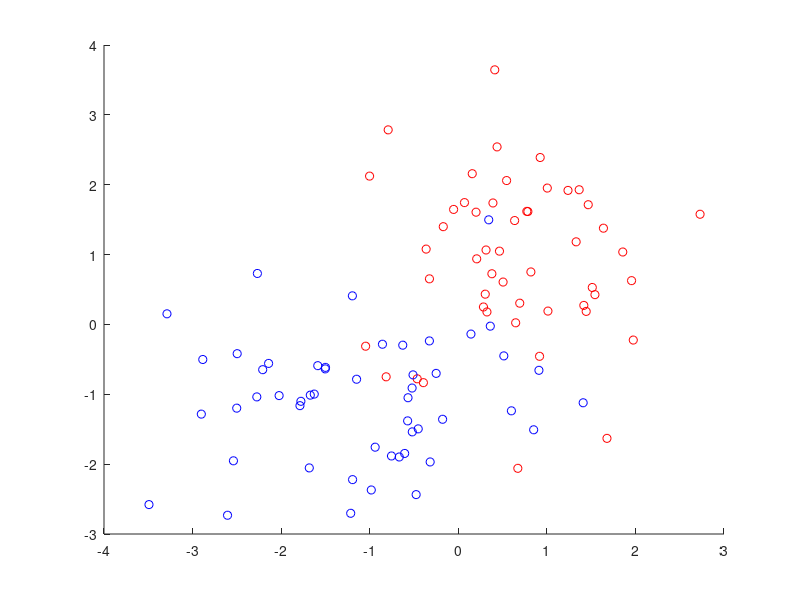

Source code (MATLAB): (Note: this script raises an error after producing the figure.)
%% 1.1
x1 = 1 + randn(50,2);
x2 = -1 + randn(51,2);
y1 = ones(50,1);
y2 = -ones(51,1);

X = [x1;x2];
Y = [y1;y2];

hold on;
plot(x1(:,1),x1(:,2),'ro');
plot(x2(:,1),x2(:,2),'bo');
% Draw line with line([-1.5, 1.5],[3,-2])

%% 1.3 linear
hold off;
gam = 10;
load('iris')
[alpha,b] = trainlssvm({X,Y,'c',gam,[],'lin_kernel'});
plotlssvm({X,Y,'c',gam,[],'lin_kernel'},{alpha,b});
Ytest =  simlssvm({X,Y,'c',gam,[],'lin_kernel'},{alpha,b},Xt);
result = Yt == Ytest;
sum(result)

%% 1.3 polynomial
gam = 5;
t = 1;
degree = 4;
Ytest = tptpoly(X,Y,Xt,gam,t,degree);
result = Ytest == Yt;
sum(result)

%% 1.4 RBF
%  See SampleScript

%% Hyperparameters
close all
gamlist = [1,10,100];
sig2list = [.1,.5,1,2,3,5,7,10];
errlist = [];
len = size(sig2list);
for gam = gamlist
    for sig2 = sig2list
        idx = randperm(size(X,1));
        Xtrain = X(idx(1:80),:);
        Ytrain = Y(idx(1:80),:);
        Xval = X(idx(81:100),:);
        Yval = Y(idx(81:100),:);
        [alpha,b] = trainlssvm({Xtrain,Ytrain,'c',gam,sig2, ...
        'RBF_kernel'});
        estYval = simlssvm({Xtrain,Ytrain,'c',gam,sig2,'RBF_kernel'}, ...
        {alpha,b},Xval);
        error = 20 -sum(estYval == Yval);
        errlist = [errlist, error];
    end
end
figure;
hold on;
title('Error plot')
xlabel('Sigma')
ylabel('Misclassifications')
xlab = sig2list;
plot(xlab,errlist(1:len(2)),'b');
plot(xlab,errlist(len(2)+1:2*len(2)),'g');
plot(xlab,errlist(2*len(2)+1:end),'red');
legend('gamma = 1','gamma = 10','gamma = 100');
hold off;

%% Crossvalidation
close all
gamlist = [1,10,100];
sig2list = [.1,.5,1:.5:10];
perflist = [];
len = size(sig2list);
for gam = gamlist
    for sig2 = sig2list
        performance = crossvalidate({X,Y,'c',gam,sig2,'RBF_kernel'}, 10, 'misclass');
        perflist = [perflist, performance];
    end
end
figure;
hold on;
title('Cost plot')
xlabel('Sigma')
ylabel('Cost')
xlab = sig2list;
plot(xlab,perflist(1:len(2)),'b');
plot(xlab,perflist(2*len(2)+1:end),'red');
plot(xlab,perflist(len(2)+1:2*len(2)),'g');
legend('gamma = 1','gamma = 10','gamma = 100');
hold off;

%% Tune parameters
fprintf('startin here');
model = {X,Y,'c',[],[],'RBF_kernel','csa'};
[gam,sig2,cost] = tunelssvm(model,'gridsearch','crossvalidatelssvm',{10,'misclass'});

%ROC curve
fprintf(num2str(gam));
[alpha,beta] = trainlssvm({Xtrain,Ytrain,'c',gam,sig2,'RBF_kernel'});
[Ysim, Ylatent] = simlssvm({Xtrain,Ytrain,'c',gam,sig2, 'RBF_kernel'},{alpha,beta},Xval);
roc(Ylatent,Yval);
